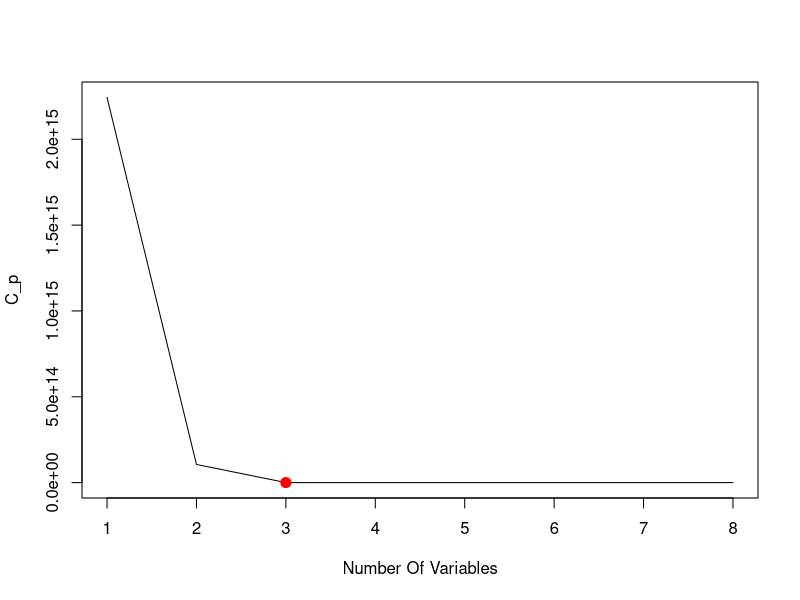
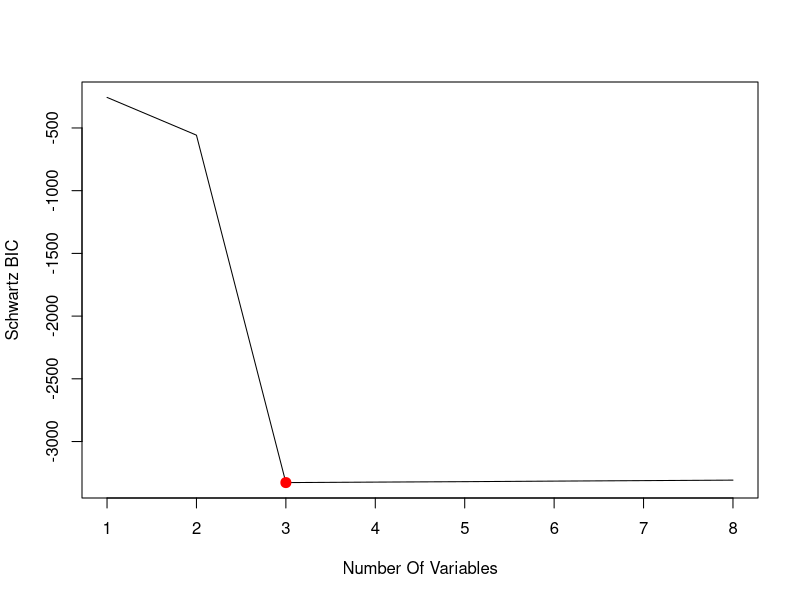
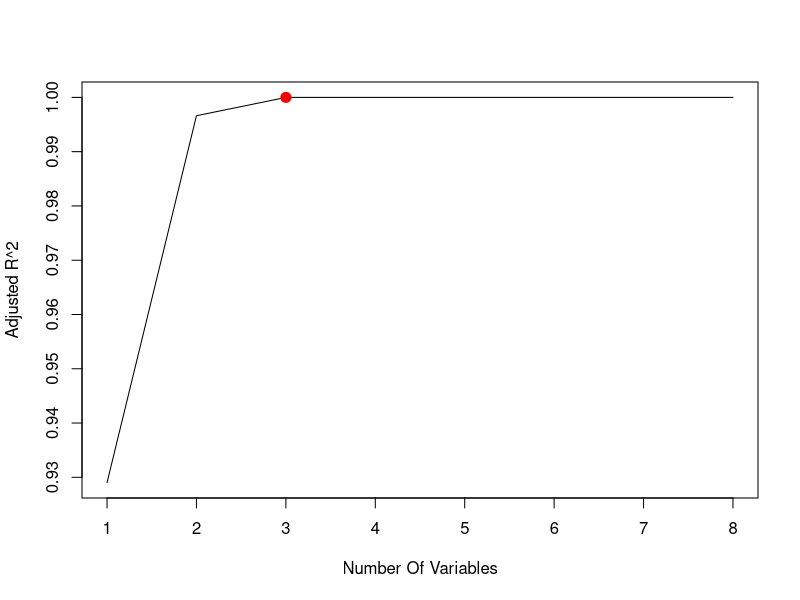
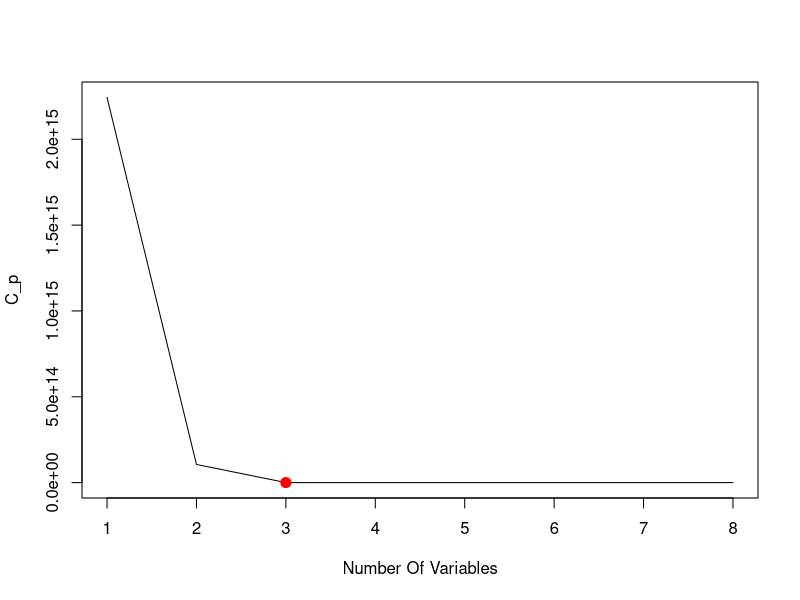
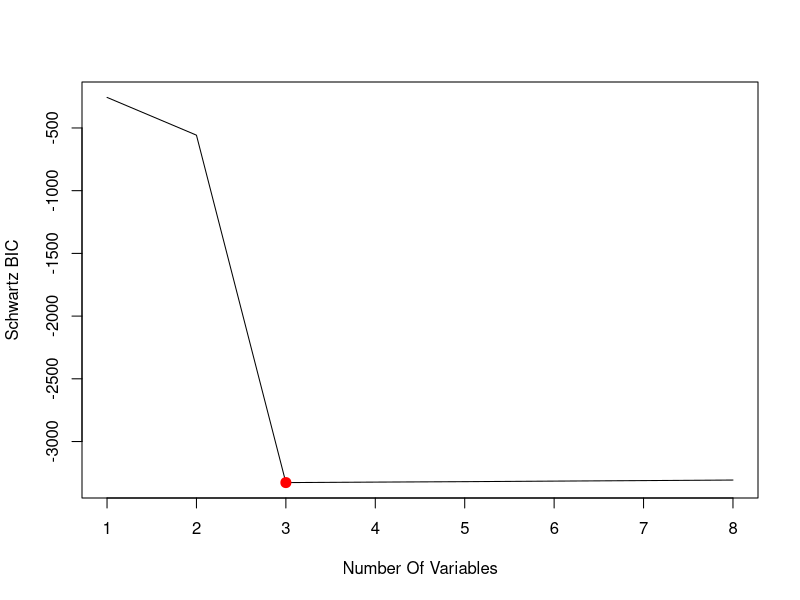
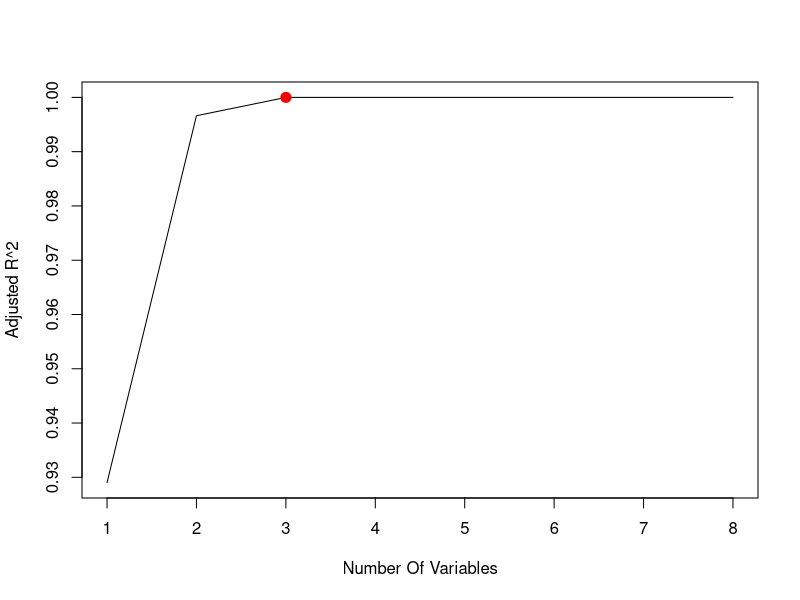
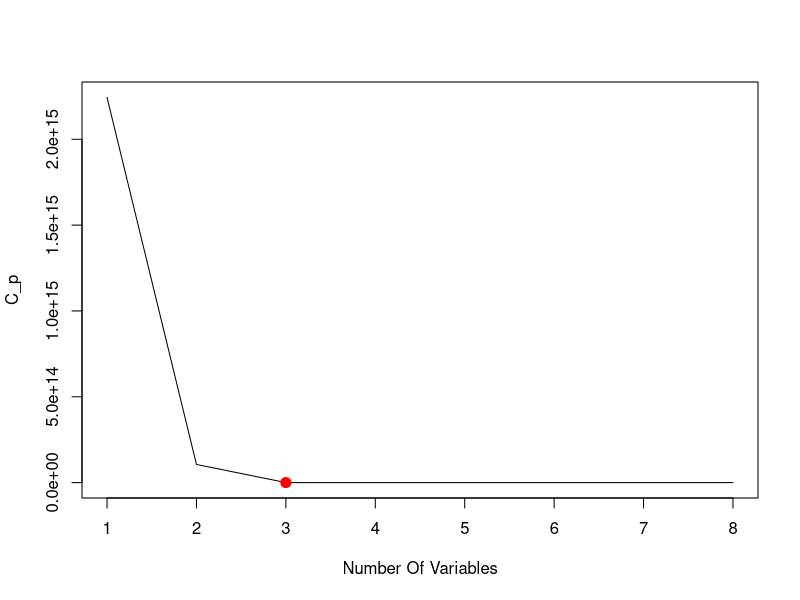
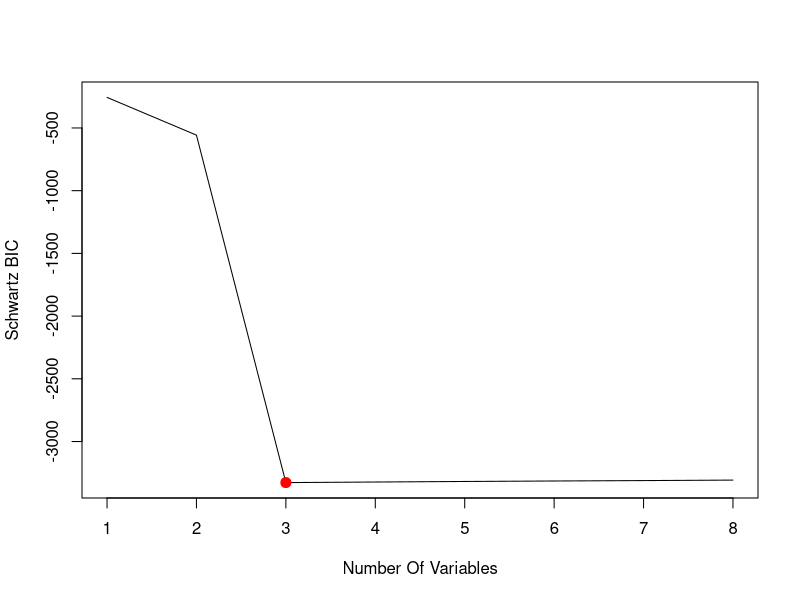

Source code (R) for these figures, in order:
## ---- chunk 1
# This chunk is called global_options. Due to `include = FALSE`, when the document is rendered, the chunk will be executed, but the results and code will not be included in the rendered document
knitr::opts_chunk$set(
    error = TRUE, # Keep compiling upon error
    collapse = FALSE, # code and corresponding output appear in knit file in separate blocks
    echo = TRUE, # echo code by default
    comment = "#", # change comment character
    #fig.width = 5.5, # set figure width
    fig.align = "center", # set figure position
    #out.width = "49%", # set width of displayed images
    warning = TRUE, # do not show R warnings
    message = TRUE # do not show R messages
)
## ---- chunk 2
        set.seed(2)
        X <- rnorm(n = 100, mean = 0, sd = 1)
        epsilon <- rnorm(n = 100, mean = 0, sd = 1*10^{-6})
        X[1:3]
        epsilon[1:3]
## ---- chunk 3
        beta_0 <- 1
        beta_1 <- 2
        beta_2 <- 3
        beta_3 <- 4
        Y <- beta_0 + beta_1 * X + beta_2 * I(X^2) + beta_3 * I(X^3) + epsilon
        Y[1:3]
## ---- chunk 4
        data_frame <- data.frame(X = X, Y = Y)
        head(data_frame, n = 3)
        library(leaps)
        formula <- Y ~ X + I(X^2) + I(X^3) + I(X^4) + I(X^5) + I(X^6) + I(X^7) + I(X^8) + I(X^9) + I(X^10)
        subset_selection_object <- regsubsets(
            x = formula,
            data = data_frame,
            method = "exhaustive"
        )
        analyze_subset_selection_object <- function(subset_selection_object) {
         summary_for_subset_selection_object <- summary(object = subset_selection_object)
         Mallows_Cp <- summary_for_subset_selection_object$cp
         index_of_model_with_minimum_Mallows_Cp <- which.min(Mallows_Cp)
         coefficients_by_Mallows_Cp <- coef(
             subset_selection_object, index_of_model_with_minimum_Mallows_Cp
         )
         Schwartz_BIC <- summary_for_subset_selection_object$bic
         index_of_model_with_minimum_Schwartz_BIC <- which.min(Schwartz_BIC)
         coefficients_by_Schwartz_BIC <- coef(
             subset_selection_object, index_of_model_with_minimum_Schwartz_BIC
         )
         adjusted_R2 <- summary_for_subset_selection_object$adjr2
         index_of_model_with_maximum_adjusted_R2 <- which.max(adjusted_R2)
         coefficients_by_adjusted_R2 <- coef(
             subset_selection_object, index_of_model_with_maximum_adjusted_R2
         )
         plot(Mallows_Cp, xlab = "Number Of Variables", ylab = "C_p", type = "l")
         index_of_minimum_Mallows_Cp <- which.min(Mallows_Cp)
         minimum_Mallows_Cp <- Mallows_Cp[index_of_minimum_Mallows_Cp]
         points(
             index_of_minimum_Mallows_Cp,
             minimum_Mallows_Cp,
             col = "red",
             cex = 2,
             pch = 20
         )
         plot(Schwartz_BIC, xlab = "Number Of Variables", ylab = "Schwartz BIC", type = "l")
         index_of_minimum_Schwartz_BIC <- which.min(Schwartz_BIC)
         minimum_Schwartz_BIC <- Schwartz_BIC[index_of_minimum_Schwartz_BIC]
         points(
             index_of_minimum_Schwartz_BIC,
             minimum_Schwartz_BIC,
             col = "red",
             cex = 2,
             pch = 20
         )
         plot(adjusted_R2, xlab = "Number Of Variables", ylab = "Adjusted R^2", type = "l")
         index_of_maximum_adjusted_R2 <- which.max(adjusted_R2)
         maximum_adjusted_R2 <- adjusted_R2[index_of_maximum_adjusted_R2]
         points(
             index_of_maximum_adjusted_R2,
             maximum_adjusted_R2,
             col = "red",
             cex = 2,
             pch = 20
         )
         coefficients <- list(
             coefficients_by_Mallows_Cp = coefficients_by_Mallows_Cp,
             coefficients_by_Schwartz_BIC = coefficients_by_Schwartz_BIC,
             coefficients_by_adjusted_R2 = coefficients_by_adjusted_R2
         )
         return(coefficients)
        }
        analyze_subset_selection_object(subset_selection_object)
## ---- chunk 5
        subset_selection_object <- regsubsets(
            x = formula,
            data = data_frame,
            method = "forward"
        )
        analyze_subset_selection_object(subset_selection_object)
        subset_selection_object <- regsubsets(
            x = formula,
            data = data_frame,
            method = "backward"
        )
        analyze_subset_selection_object(subset_selection_object)
## ---- chunk 6
        full_model_matrix <- model.matrix(object = formula, data = data_frame)[, -1]
        the_cv.glmnet <- glmnet::cv.glmnet(x = full_model_matrix, y = Y, alpha = 1)
        plot(the_cv.glmnet)
        optimal_value_of_lambda <- the_cv.glmnet$lambda.min
        optimal_value_of_lambda
        polynomial_lasso_regression_model <- glmnet::glmnet(full_model_matrix, y = Y, alpha = 1)
        predict(object = polynomial_lasso_regression_model, s = optimal_value_of_lambda, type = "coefficients")
## ---- chunk 7
        beta_7 <- 8
        Y <- beta_0 + beta_7 * I(X^7) + epsilon
        data_frame <- data.frame(X = X, Y = Y)
        head(data_frame, n = 3)
        #library(leaps)
        formula <- Y ~ X + I(X^2) + I(X^3) + I(X^4) + I(X^5) + I(X^6) + I(X^7) + I(X^8) + I(X^9) + I(X^10)
        subset_selection_object <- regsubsets(
            x = formula,
            data = data_frame,
            method = "exhaustive"
        )
        analyze_subset_selection_object(subset_selection_object)
## ---- chunk 8
        full_model_matrix <- model.matrix(object = formula, data = data_frame)[, -1]
        the_cv.glmnet <- glmnet::cv.glmnet(x = full_model_matrix, y = Y, alpha = 1)
        plot(the_cv.glmnet)
        optimal_value_of_lambda <- the_cv.glmnet$lambda.min
        optimal_value_of_lambda
        polynomial_lasso_regression_model <- glmnet::glmnet(full_model_matrix, y = Y, alpha = 1)
        predict(object = polynomial_lasso_regression_model, s = optimal_value_of_lambda, type = "coefficients")
